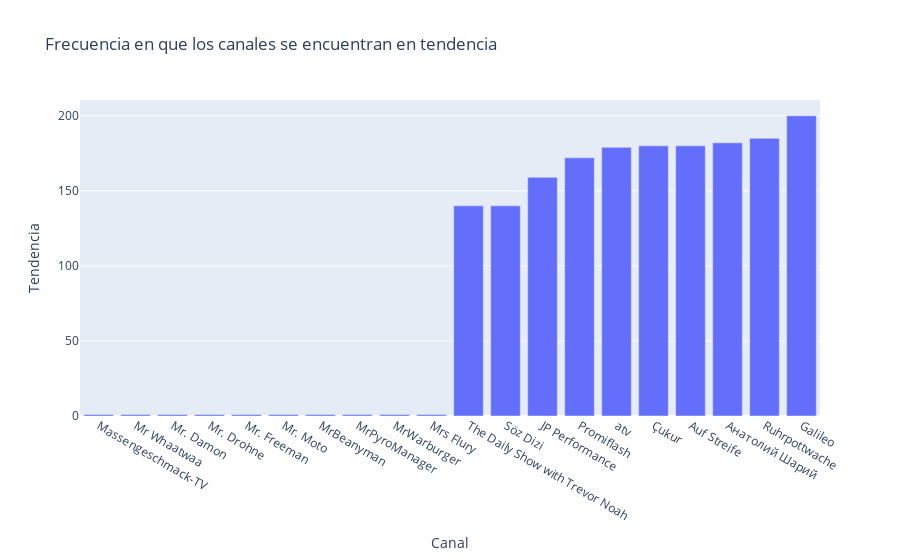

Notebook code cell kept with this figure:
### Code cell
fig = px.bar(aux, x=aux['Canal'], y=aux['Tendencia'], title="Frecuencia en que los canales se encuentran en tendencia")
fig.show()

### Figure 1 — Plotly figure (JSON) as saved in the notebook; plotly's stock layout.template omitted (floating-point values rounded to 4 significant figures)
{"data": [{"alignmentgroup": "True", "hovertemplate": "Canal=%{x}<br>Tendencia=%{y}<extra></extra>", "legendgroup": "", "marker": {"color": "#636efa", "pattern": {"shape": ""}}, "name": "", "offsetgroup": "", "orientation": "v", "showlegend": false, "textposition": "auto", "type": "bar", "x": ["Massengeschmack-TV", "Mr Whaatwaa", "Mr. Damon", "Mr. Drohne", "Mr. Freeman", "Mr. Moto", "MrBeanyman", "MrPyroManager", "MrWarburger", "Mrs Flury", "The Daily Show with Trevor Noah", "Söz Dizi", "JP Performance", "Promiflash", "atv", "Çukur", "Auf Streife", "Анатолий Шарий", "Ruhrpottwache", "Galileo"], "xaxis": "x", "y": [1, 1, 1, 1, 1, 1, 1, 1, 1, 1, 140, 140, 159, 172, 179, 180, 180, 182, 185, 200], "yaxis": "y"}], "layout": {"barmode": "relative", "legend": {"tracegroupgap": 0}, "title": {"text": "Frecuencia en que los canales se encuentran en tendencia"}, "xaxis": {"anchor": "y", "domain": [0, 1], "title": {"text": "Canal"}}, "yaxis": {"anchor": "x", "domain": [0, 1], "title": {"text": "Tendencia"}}}}
